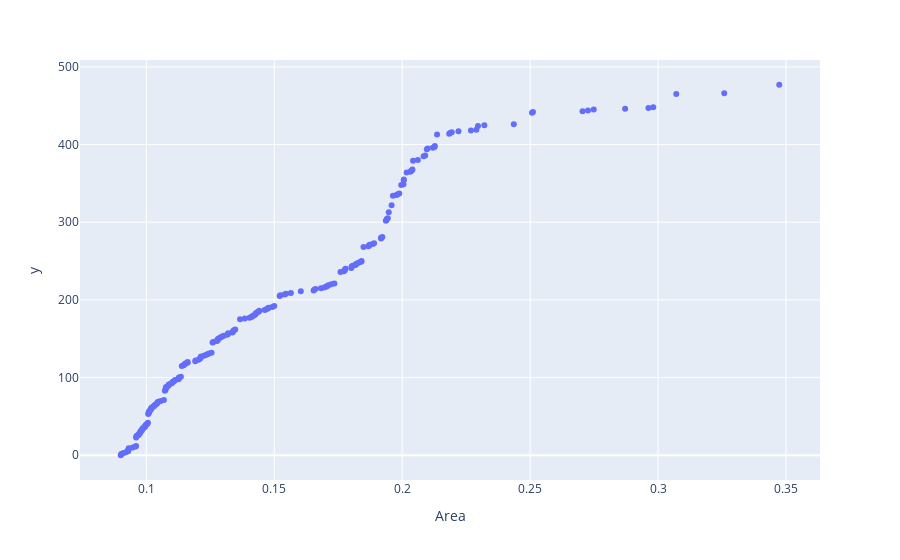

The code cell stored with this chart in its notebook:
### Code cell
# create a plotly visualization using plotly express
fig = px.scatter(Table_Healthy, x='Area', y=Table_Healthy.index.sort_values())

# show the plot
fig.show()

### Figure 1 — Plotly figure (JSON) as saved in the notebook; plotly's stock layout.template omitted (floating-point values rounded to 4 significant figures; data arrays with more than 128 entries replaced by an {"elided": "..."} marker saying what was removed)
{"data": [{"hovertemplate": "Area=%{x}<br>y=%{y}<extra></extra>", "legendgroup": "", "marker": {"color": "#636efa", "symbol": "circle"}, "mode": "markers", "name": "", "orientation": "v", "showlegend": false, "type": "scatter", "x": {"elided": "212 float values"}, "xaxis": "x", "y": {"elided": "212 int values"}, "yaxis": "y"}], "layout": {"legend": {"tracegroupgap": 0}, "margin": {"t": 60}, "xaxis": {"anchor": "y", "domain": [0, 1], "title": {"text": "Area"}}, "yaxis": {"anchor": "x", "domain": [0, 1], "title": {"text": "y"}}}}
